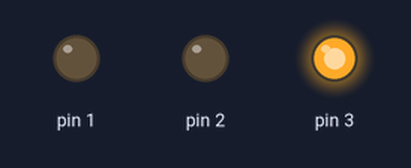
The sketch below on a simulated Arduino Uno, built with avr-gcc and run on an emulated ATmega328P. Shown: output pins drawn as LEDs (lit = HIGH).

Above: at 0.7 s.
At 3.7 s:
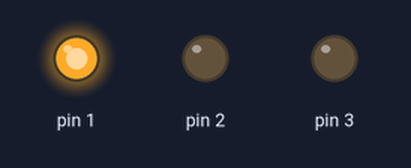
At 5.2 s:
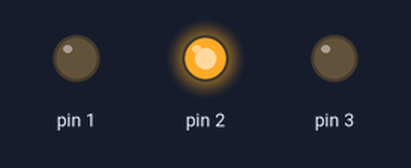
Timing chart, 0 to 9.8 s (numbered marks = the images above):
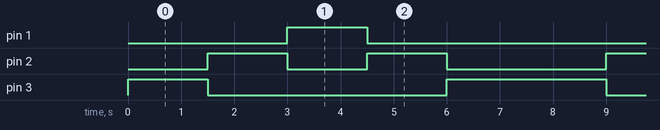

The sketch:

HW.ino
```cpp
#define SIZE 3

void setup() {
    for(int i = 1; i <= SIZE; i++)
        pinMode(i,OUTPUT);
}

void set(int a){
    for(int i = 1; i <= SIZE; i++)
        digitalWrite(i, LOW);
    digitalWrite(a, HIGH);
}

void colorUp(){
  for(int i = 1; i <= 3; i++){
    set(i);
    delay(1500);
  }
}

void colorDown(){
  for(int i = 3; i > 1; i--){
    set(i);
    delay(1500);
  }
}

void loop() {
  colorDown();
  colorUp();
}
```

Measured:
- by itself, pin 1: alternates HIGH for 1.5 s and LOW for 6.0 s
- by itself, pin 2: repeats every 7.5 s: LOW 1.5 s, HIGH 1.5 s, LOW 3.0 s, HIGH 1.5 s
- by itself, pin 3: repeats every 7.5 s: LOW 4.5 s, HIGH 3.0 s
